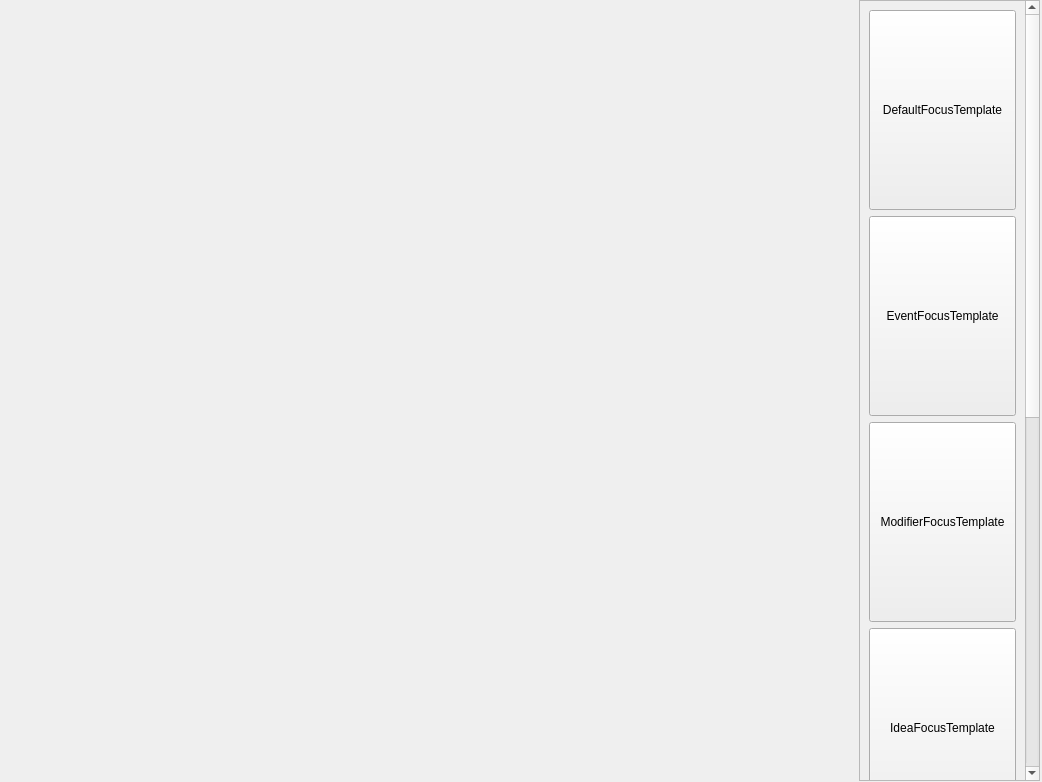
<?xml version="1.0" encoding="UTF-8"?>
<ui version="4.0">
 <class>FocusTreeToolWindow</class>
 <widget class="QWidget" name="FocusTreeToolWindow">
  <property name="geometry">
   <rect>
    <x>0</x>
    <y>0</y>
    <width>1042</width>
    <height>782</height>
   </rect>
  </property>
  <property name="minimumSize">
   <size>
    <width>1042</width>
    <height>782</height>
   </size>
  </property>
  <property name="windowTitle">
   <string>Form</string>
  </property>
  <widget class="QScrollArea" name="scrollArea">
   <property name="geometry">
    <rect>
     <x>859</x>
     <y>0</y>
     <width>181</width>
     <height>781</height>
    </rect>
   </property>
   <property name="sizePolicy">
    <sizepolicy hsizetype="Fixed" vsizetype="Fixed">
     <horstretch>0</horstretch>
     <verstretch>0</verstretch>
    </sizepolicy>
   </property>
   <property name="widgetResizable">
    <bool>true</bool>
   </property>
   <widget class="QWidget" name="scrollAreaWidgetContents">
    <property name="geometry">
     <rect>
      <x>0</x>
      <y>0</y>
      <width>162</width>
      <height>1454</height>
     </rect>
    </property>
    <layout class="QVBoxLayout" name="verticalLayout">
     <item>
      <widget class="QPushButton" name="DefaultFocusTemplate">
       <property name="minimumSize">
        <size>
         <width>0</width>
         <height>200</height>
        </size>
       </property>
       <property name="text">
        <string>DefaultFocusTemplate</string>
       </property>
      </widget>
     </item>
     <item>
      <widget class="QPushButton" name="EventFocusTemplate">
       <property name="minimumSize">
        <size>
         <width>0</width>
         <height>200</height>
        </size>
       </property>
       <property name="text">
        <string>EventFocusTemplate</string>
       </property>
      </widget>
     </item>
     <item>
      <widget class="QPushButton" name="ModifierFocusTemplate">
       <property name="minimumSize">
        <size>
         <width>0</width>
         <height>200</height>
        </size>
       </property>
       <property name="text">
        <string>ModifierFocusTemplate</string>
       </property>
      </widget>
     </item>
     <item>
      <widget class="QPushButton" name="IdeaFocusTemplate">
       <property name="minimumSize">
        <size>
         <width>0</width>
         <height>200</height>
        </size>
       </property>
       <property name="text">
        <string>IdeaFocusTemplate</string>
       </property>
      </widget>
     </item>
     <item>
      <widget class="QPushButton" name="BranchFocusTempate">
       <property name="minimumSize">
        <size>
         <width>0</width>
         <height>200</height>
        </size>
       </property>
       <property name="text">
        <string>BranchFocusTempate</string>
       </property>
      </widget>
     </item>
     <item>
      <widget class="QPushButton" name="CustomFocusTemplate01">
       <property name="minimumSize">
        <size>
         <width>0</width>
         <height>200</height>
        </size>
       </property>
       <property name="text">
        <string>CustomFocusTemplate01</string>
       </property>
      </widget>
     </item>
     <item>
      <widget class="QPushButton" name="CustomFocusTemplate02">
       <property name="minimumSize">
        <size>
         <width>0</width>
         <height>200</height>
        </size>
       </property>
       <property name="text">
        <string>CustomFocusTemplate02</string>
       </property>
      </widget>
     </item>
    </layout>
   </widget>
  </widget>
 </widget>
 <resources/>
 <connections/>
</ui>
